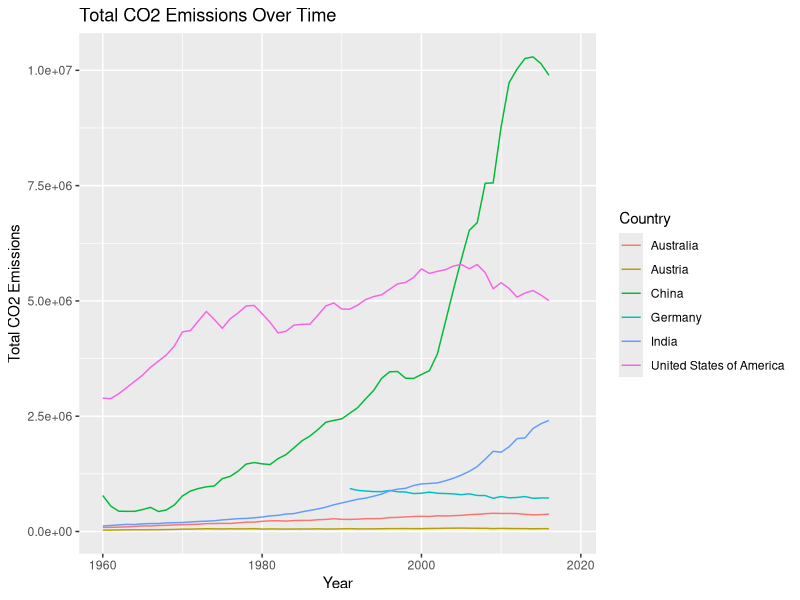
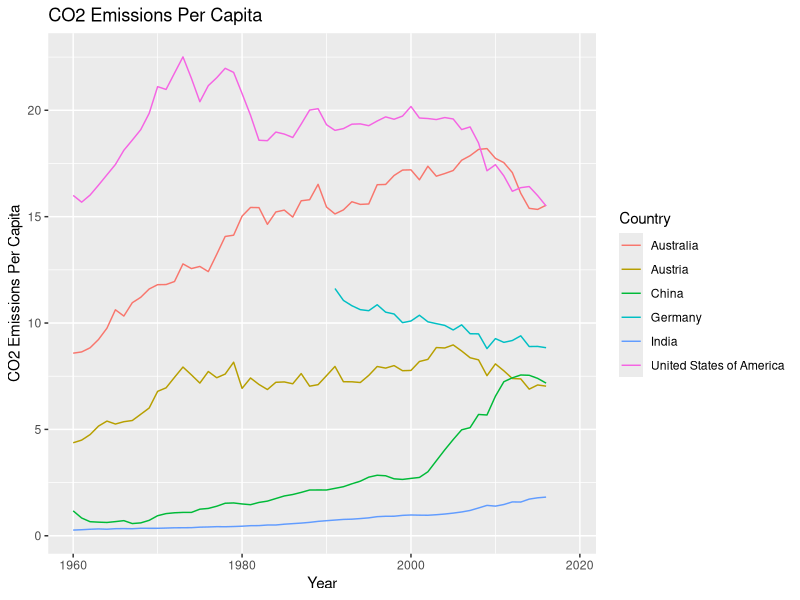
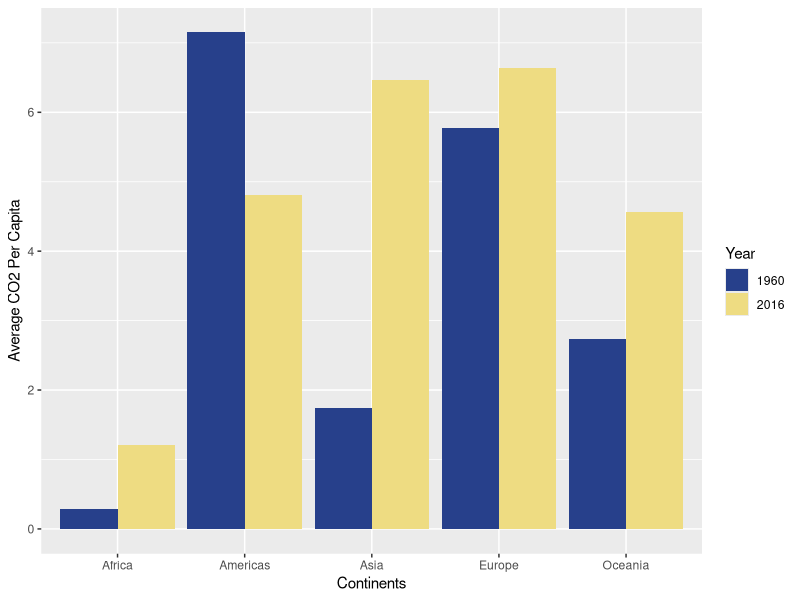
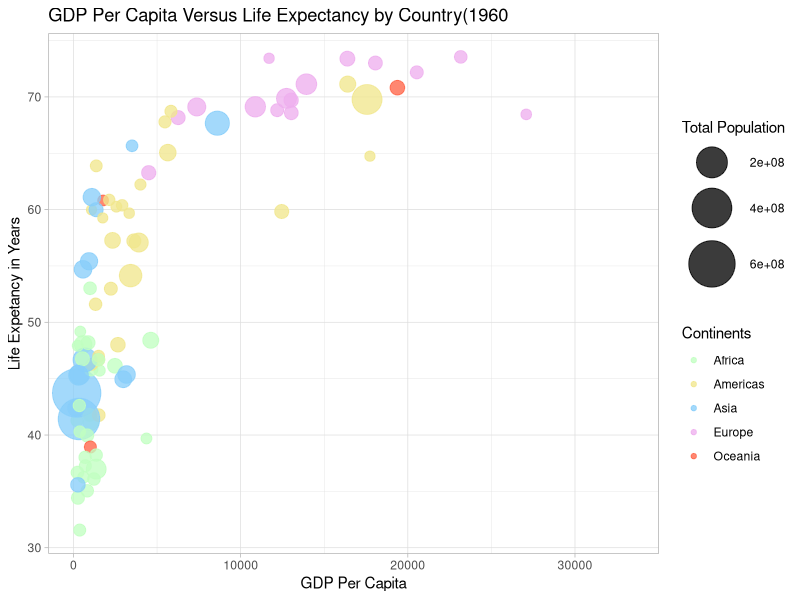
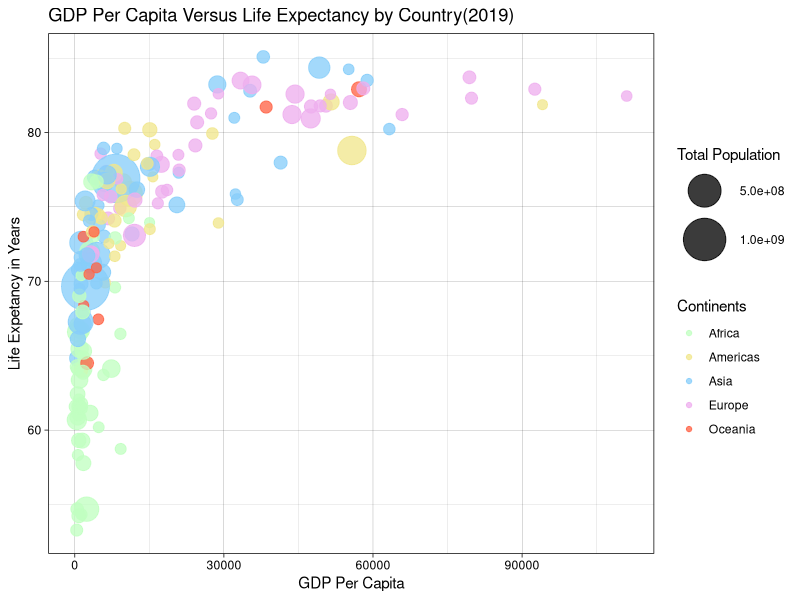
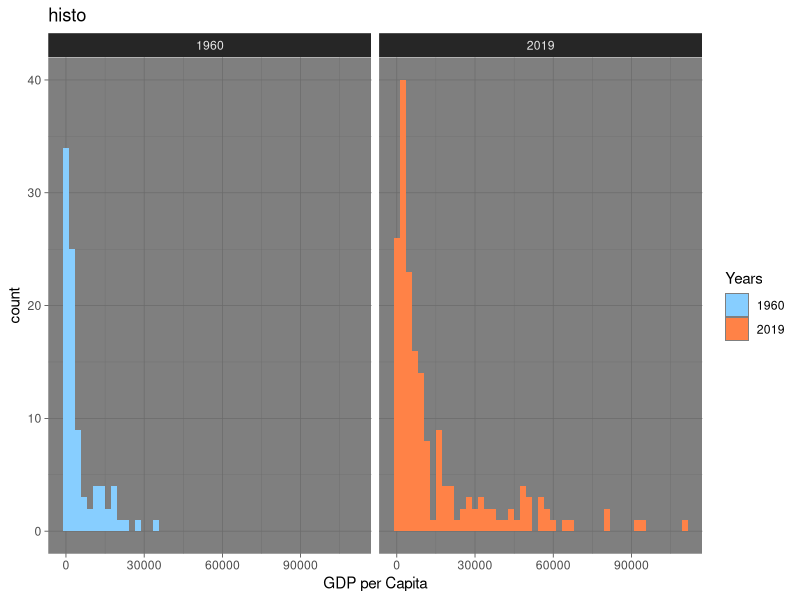

R code for these plots, in order:
## ---- chunk 1
library(tidyverse) 
library(dplyr)


df <- read_delim("data/gapminder.csv")
x <- nrow(df)
y <- ncol(df)

cat("It has", x, "rows, and",y, "columns")
## ---- chunk 2
df %>% 
  sample_n(10)
## ---- chunk 3
count(unique(df['iso3']))
count(unique(df['iso2']))
count(unique(df['name']))
## ---- chunk 4
df %>% 
   group_by(iso2) %>% 
   summarise(number_count = n_distinct(name)) %>%
   select(iso2,number_count) %>%
   arrange(desc(number_count)) %>%
   print()
df %>% 
   filter(is.na(name)) %>% 
   distinct(iso2)
## ---- chunk 5
df %>% 
   group_by(name) %>% 
   summarise(name_count = n_distinct(iso3)) %>%
   select(name,name_count) %>%
   arrange(desc(name_count)) %>%
   print()
df %>% 
   filter(is.na(name)) %>% 
   distinct(iso3)
## ---- chunk 6
df %>% 
  filter(!is.na(time),!is.na(time)) %>% 
  summarise(maximum_year = max(time), minimum_year = min(time))
## ---- chunk 7
df %>%
    filter(is.na(co2),is.na(co2_PC)) %>%
    group_by(time) %>% 
    summarise(years = n()) %>%
    arrange(-years) %>% 
    head(3)
## ---- chunk 8
df %>% 
    filter(name == "United States of America" | name == "China" | name == "India"
           | name == "Austria" | name == "Germany" | name == "Australia") %>%
    group_by(name, time) %>% 
    summarise(t_co2 = sum(co2)) %>% 
    ggplot(aes(x = time, y = t_co2, color = name)) +
    geom_line() +
    labs(title = "Total CO2 Emissions Over Time", x = "Year", y = "Total CO2 Emissions", color = "Country")
## ---- chunk 9
df %>% 
    filter(name == "United States of America" | name == "China" | name == "India"
           | name == "Austria" | name == "Germany" | name == "Australia") %>%
    group_by(name, time) %>% 
    summarise(t_co2pc = co2_PC) %>% 
    ggplot(aes(x = time, y = t_co2pc, color = name)) +
    geom_line() +
    labs(title = "CO2 Emissions Per Capita", x = "Year", y = "CO2 Emissions Per Capita", color = "Country")
## ---- chunk 10
df %>% 
   filter(!is.na(co2_PC)) %>%
   group_by(region) %>% 
   summarise(avg_co2_PC = mean(co2_PC)) %>% 
   print()
## ---- chunk 11
ycolors <- c("royalblue4", "lightgoldenrod2")
df %>% 
  filter(time == "1960" | time == "2016") %>% 
  filter(!is.na(co2_PC)) %>% 
  filter(!is.na(region)) %>% 
  group_by(region, time) %>% 
  summarise(avg_co2pc = mean(co2_PC)) %>% 
  ggplot(aes(x= region, y = avg_co2pc, fill = as.factor(time))) +
  geom_bar(stat = "identity", position = position_dodge(width = 0.9))+
  scale_fill_manual(values = ycolors) +
  labs(x= "Continents", y = "Average CO2 Per Capita", 
       fill = "Year")
## ---- chunk 12
#Americas
df %>% 
   filter(region == "Americas") %>% 
   filter(time == "2019") %>% 
   group_by(region) %>% 
   mutate(rank = rank(co2_PC)) %>%
   filter(rank(rank) <= 3 | rank >= n() -2) %>% 
   select(name, region, rank) %>% 
   arrange(rank)  
#Asia
df %>% 
   filter(region == "Asia") %>% 
   filter(time == "2019") %>% 
   group_by(region) %>% 
   mutate(rank = rank(co2_PC)) %>%
   filter(rank(rank) <= 3 | rank >= n() -2) %>% 
   select(name, region, rank) %>% 
   arrange(rank)  
#Europe
df %>% 
   filter(region == "Europe") %>% 
   filter(time == "2019") %>% 
   group_by(region) %>% 
   mutate(rank = rank(co2_PC)) %>%
   filter(rank(rank) <= 3 | rank >= n() -2) %>% 
   select(name, region, rank) %>% 
   arrange(rank)  
#Africa
df %>% 
   filter(region == "Africa") %>% 
   filter(time == "2019") %>% 
   group_by(region) %>% 
   mutate(rank = rank(co2_PC)) %>%
   filter(rank(rank) <= 3 | rank >= n() -2) %>% 
   select(name, region, rank) %>% 
   arrange(rank)  
#Oceania
df %>% 
   filter(region == "Oceania") %>% 
   filter(time == "2019") %>% 
   group_by(region) %>% 
   mutate(rank = rank(co2_PC)) %>%
   filter(rank(rank) <= 3 | rank >= n() -2) %>% 
   select(name, region, rank) %>% 
   arrange(rank)  
## ---- chunk 13
con_colors <- c("darkseagreen1","khaki", "lightskyblue", "plum2", "tomato1")
df %>% 
  filter(time == "1960") %>% 
  filter(!is.na(region)) %>% 
  filter(!is.na(GDP_PC)) %>% 
  ggplot(aes(x = GDP_PC, y = lifeExpectancy)) +
  geom_point(aes(size = totalPopulation, color = region), alpha = 0.77) +
  scale_size(range = c(3, 16)) +
  scale_color_manual(values = con_colors) +
  labs(title = "GDP Per Capita Versus Life Expectancy by Country(1960", 
       x = "GDP Per Capita", y = "Life Expetancy in Years", 
       size = "Total Population", color = "Continents") +
  theme_light()
  
  
## ---- chunk 14
con_colors <- c("darkseagreen1","khaki", "lightskyblue", "plum2", "tomato1")
df %>% 
  filter(time == "2019") %>% 
  filter(!is.na(region)) %>% 
  filter(!is.na(GDP_PC)) %>% 
  ggplot(aes(x = GDP_PC, y = lifeExpectancy)) +
  geom_point(aes(size = totalPopulation, color = region), alpha = 0.77) +
  scale_size(range = c(3, 16)) +
  scale_color_manual(values = con_colors) +
  labs(title = "GDP Per Capita Versus Life Expectancy by Country(2019)", 
       x = "GDP Per Capita", y = "Life Expetancy in Years", 
       size = "Total Population", color = "Continents") +
  theme_linedraw()
## ---- chunk 15
#1960
df %>% 
   filter(!is.na(lifeExpectancy)) %>% 
   filter(grepl('1960', time)) %>% 
   group_by(region) %>% 
   summarise(avg_le60 = mean(lifeExpectancy))

#2019   
df %>% 
   filter(!is.na(lifeExpectancy)) %>% 
   filter(grepl('2019', time)) %>% 
   group_by(region) %>% 
   summarise(avg_le19 = mean(lifeExpectancy))  
## ---- chunk 16
df %>% 
   filter(!is.na(lifeExpectancy)) %>%
   filter(time == "1960"| time == "2019" ) %>% 
   filter(!is.na(region)) %>% 
   group_by(region, time) %>%
   summarise(avgle = mean(lifeExpectancy)) %>%
   mutate(prev = lag(avgle), growth = avgle - prev) %>%
   filter(!is.na(growth)) %>% 
   arrange(-growth)
## ---- chunk 17
hcolors <- c("skyblue1", "sienna1")

df %>% 
  filter(time == "1960" | time == "2019") %>% 
  ggplot(aes(x = GDP_PC, fill = as.factor(time)))+
  geom_histogram(binwidth = 2300, position = position_dodge(width = 0.8)) +
  facet_wrap(~ time) +
  scale_fill_manual(values = hcolors) +
  labs(title = "histo", x = "GDP per Capita", fill = "Years")+
  theme_dark()

## ---- chunk 18
df %>% 
    filter(time == "1960") %>% 
    filter(!is.na(lifeExpectancy)) %>%
    filter(!is.na(region)) %>% 
    mutate(le_rank = rank(desc(lifeExpectancy))) %>% 
    select(name, le_rank, time,region) %>% 
    filter(name == "United States of America") %>% 
    print()
    

df %>% 
    filter(time == "2019") %>% 
    filter(!is.na(lifeExpectancy)) %>%
    filter(!is.na(region)) %>% 
    mutate(le_rank = rank(desc(lifeExpectancy))) %>% 
    select(name, le_rank, time, region) %>% 
    filter(name == "United States of America") %>% 
    print()    
   
## ---- chunk 19
df %>% 
    filter(time == "1960") %>% 
    filter(!is.na(lifeExpectancy)) %>%
    filter(!is.na(region)) %>% 
    mutate(le_rank = rank(desc(lifeExpectancy)), nc = n(), r_rank = le_rank/nc) %>% 
    select(name, le_rank, time, nc, r_rank) %>% 
    filter(name == "United States of America") %>% 
    print()

df %>% 
    filter(time == "2019") %>% 
    filter(!is.na(lifeExpectancy)) %>%
    filter(!is.na(region)) %>% 
    mutate(le_rank = rank(desc(lifeExpectancy)), nc = n(), r_rank = le_rank/nc) %>% 
    select(name, le_rank, time, nc, r_rank) %>% 
    filter(name == "United States of America") %>% 
    print()
